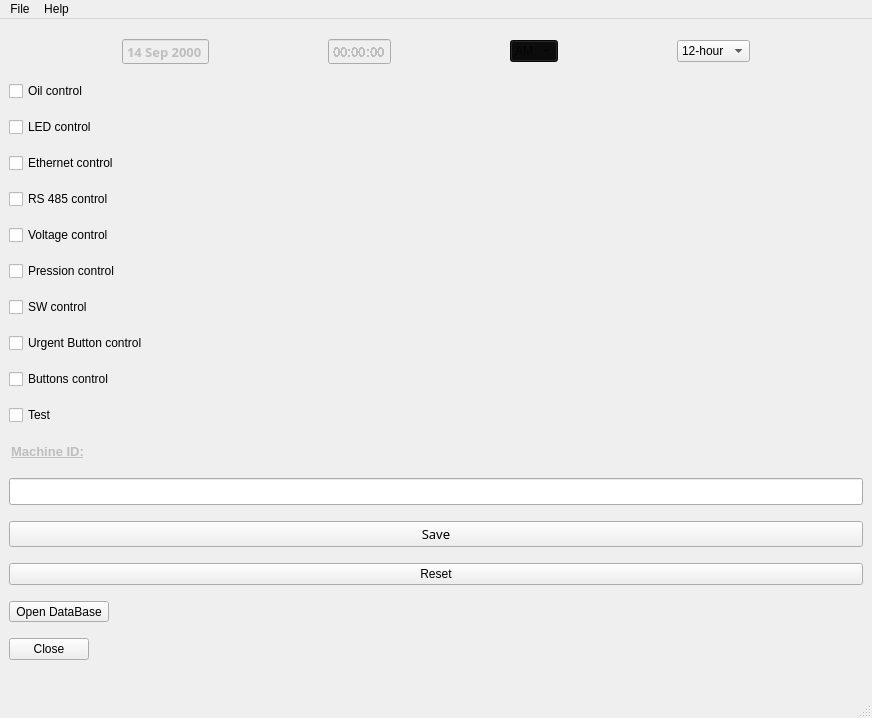
<?xml version="1.0" encoding="UTF-8"?>
<ui version="4.0">
 <class>MachineHealth</class>
 <widget class="QMainWindow" name="MachineHealth">
  <property name="geometry">
   <rect>
    <x>0</x>
    <y>0</y>
    <width>872</width>
    <height>718</height>
   </rect>
  </property>
  <property name="windowTitle">
   <string>Machine Check-Up</string>
  </property>
  <property name="documentMode">
   <bool>false</bool>
  </property>
  <property name="tabShape">
   <enum>QTabWidget::Rounded</enum>
  </property>
  <widget class="QWidget" name="centralwidget">
   <layout class="QVBoxLayout" name="verticalLayout">
    <item>
     <layout class="QHBoxLayout" name="horizontalLayout">
      <item>
       <widget class="QDateEdit" name="dateEdit">
        <property name="enabled">
         <bool>false</bool>
        </property>
        <property name="sizePolicy">
         <sizepolicy hsizetype="Maximum" vsizetype="Fixed">
          <horstretch>0</horstretch>
          <verstretch>0</verstretch>
         </sizepolicy>
        </property>
        <property name="font">
         <font>
          <family>Ebrima</family>
          <pointsize>10</pointsize>
          <weight>75</weight>
          <bold>true</bold>
         </font>
        </property>
        <property name="wrapping">
         <bool>false</bool>
        </property>
        <property name="buttonSymbols">
         <enum>QAbstractSpinBox::NoButtons</enum>
        </property>
        <property name="accelerated">
         <bool>false</bool>
        </property>
        <property name="minimumDate">
         <date>
          <year>2000</year>
          <month>9</month>
          <day>14</day>
         </date>
        </property>
        <property name="calendarPopup">
         <bool>false</bool>
        </property>
       </widget>
      </item>
      <item>
       <widget class="QTimeEdit" name="timeEdit">
        <property name="enabled">
         <bool>false</bool>
        </property>
        <property name="sizePolicy">
         <sizepolicy hsizetype="Maximum" vsizetype="Fixed">
          <horstretch>0</horstretch>
          <verstretch>0</verstretch>
         </sizepolicy>
        </property>
        <property name="font">
         <font>
          <family>Ebrima</family>
          <pointsize>10</pointsize>
          <weight>75</weight>
          <bold>true</bold>
          <stylestrategy>NoAntialias</stylestrategy>
         </font>
        </property>
        <property name="buttonSymbols">
         <enum>QAbstractSpinBox::NoButtons</enum>
        </property>
        <property name="correctionMode">
         <enum>QAbstractSpinBox::CorrectToPreviousValue</enum>
        </property>
        <property name="keyboardTracking">
         <bool>true</bool>
        </property>
        <property name="showGroupSeparator" stdset="0">
         <bool>false</bool>
        </property>
       </widget>
      </item>
      <item>
       <widget class="QComboBox" name="comboBox_HFormat">
        <property name="enabled">
         <bool>false</bool>
        </property>
        <property name="sizePolicy">
         <sizepolicy hsizetype="Maximum" vsizetype="Maximum">
          <horstretch>0</horstretch>
          <verstretch>0</verstretch>
         </sizepolicy>
        </property>
        <property name="palette">
         <palette>
          <active>
           <colorrole role="WindowText">
            <brush brushstyle="SolidPattern">
             <color alpha="255">
              <red>255</red>
              <green>255</green>
              <blue>255</blue>
             </color>
            </brush>
           </colorrole>
           <colorrole role="Button">
            <brush brushstyle="SolidPattern">
             <color alpha="255">
              <red>9</red>
              <green>8</green>
              <blue>8</blue>
             </color>
            </brush>
           </colorrole>
           <colorrole role="Light">
            <brush brushstyle="SolidPattern">
             <color alpha="255">
              <red>13</red>
              <green>12</green>
              <blue>12</blue>
             </color>
            </brush>
           </colorrole>
           <colorrole role="Midlight">
            <brush brushstyle="SolidPattern">
             <color alpha="255">
              <red>11</red>
              <green>10</green>
              <blue>10</blue>
             </color>
            </brush>
           </colorrole>
           <colorrole role="Dark">
            <brush brushstyle="SolidPattern">
             <color alpha="255">
              <red>4</red>
              <green>4</green>
              <blue>4</blue>
             </color>
            </brush>
           </colorrole>
           <colorrole role="Mid">
            <brush brushstyle="SolidPattern">
             <color alpha="255">
              <red>6</red>
              <green>5</green>
              <blue>5</blue>
             </color>
            </brush>
           </colorrole>
           <colorrole role="Text">
            <brush brushstyle="SolidPattern">
             <color alpha="255">
              <red>255</red>
              <green>255</green>
              <blue>255</blue>
             </color>
            </brush>
           </colorrole>
           <colorrole role="BrightText">
            <brush brushstyle="SolidPattern">
             <color alpha="255">
              <red>255</red>
              <green>255</green>
              <blue>255</blue>
             </color>
            </brush>
           </colorrole>
           <colorrole role="ButtonText">
            <brush brushstyle="SolidPattern">
             <color alpha="255">
              <red>255</red>
              <green>255</green>
              <blue>255</blue>
             </color>
            </brush>
           </colorrole>
           <colorrole role="Base">
            <brush brushstyle="SolidPattern">
             <color alpha="255">
              <red>0</red>
              <green>0</green>
              <blue>0</blue>
             </color>
            </brush>
           </colorrole>
           <colorrole role="Window">
            <brush brushstyle="SolidPattern">
             <color alpha="255">
              <red>9</red>
              <green>8</green>
              <blue>8</blue>
             </color>
            </brush>
           </colorrole>
           <colorrole role="Shadow">
            <brush brushstyle="SolidPattern">
             <color alpha="255">
              <red>0</red>
              <green>0</green>
              <blue>0</blue>
             </color>
            </brush>
           </colorrole>
           <colorrole role="AlternateBase">
            <brush brushstyle="SolidPattern">
             <color alpha="255">
              <red>4</red>
              <green>4</green>
              <blue>4</blue>
             </color>
            </brush>
           </colorrole>
           <colorrole role="ToolTipBase">
            <brush brushstyle="SolidPattern">
             <color alpha="255">
              <red>255</red>
              <green>255</green>
              <blue>220</blue>
             </color>
            </brush>
           </colorrole>
           <colorrole role="ToolTipText">
            <brush brushstyle="SolidPattern">
             <color alpha="255">
              <red>0</red>
              <green>0</green>
              <blue>0</blue>
             </color>
            </brush>
           </colorrole>
           <colorrole role="PlaceholderText">
            <brush brushstyle="SolidPattern">
             <color alpha="128">
              <red>255</red>
              <green>255</green>
              <blue>255</blue>
             </color>
            </brush>
           </colorrole>
          </active>
          <inactive>
           <colorrole role="WindowText">
            <brush brushstyle="SolidPattern">
             <color alpha="255">
              <red>255</red>
              <green>255</green>
              <blue>255</blue>
             </color>
            </brush>
           </colorrole>
           <colorrole role="Button">
            <brush brushstyle="SolidPattern">
             <color alpha="255">
              <red>9</red>
              <green>8</green>
              <blue>8</blue>
             </color>
            </brush>
           </colorrole>
           <colorrole role="Light">
            <brush brushstyle="SolidPattern">
             <color alpha="255">
              <red>13</red>
              <green>12</green>
              <blue>12</blue>
             </color>
            </brush>
           </colorrole>
           <colorrole role="Midlight">
            <brush brushstyle="SolidPattern">
             <color alpha="255">
              <red>11</red>
              <green>10</green>
              <blue>10</blue>
             </color>
            </brush>
           </colorrole>
           <colorrole role="Dark">
            <brush brushstyle="SolidPattern">
             <color alpha="255">
              <red>4</red>
              <green>4</green>
              <blue>4</blue>
             </color>
            </brush>
           </colorrole>
           <colorrole role="Mid">
            <brush brushstyle="SolidPattern">
             <color alpha="255">
              <red>6</red>
              <green>5</green>
              <blue>5</blue>
             </color>
            </brush>
           </colorrole>
           <colorrole role="Text">
            <brush brushstyle="SolidPattern">
             <color alpha="255">
              <red>255</red>
              <green>255</green>
              <blue>255</blue>
             </color>
            </brush>
           </colorrole>
           <colorrole role="BrightText">
            <brush brushstyle="SolidPattern">
             <color alpha="255">
              <red>255</red>
              <green>255</green>
              <blue>255</blue>
             </color>
            </brush>
           </colorrole>
           <colorrole role="ButtonText">
            <brush brushstyle="SolidPattern">
             <color alpha="255">
              <red>255</red>
              <green>255</green>
              <blue>255</blue>
             </color>
            </brush>
           </colorrole>
           <colorrole role="Base">
            <brush brushstyle="SolidPattern">
             <color alpha="255">
              <red>0</red>
              <green>0</green>
              <blue>0</blue>
             </color>
            </brush>
           </colorrole>
           <colorrole role="Window">
            <brush brushstyle="SolidPattern">
             <color alpha="255">
              <red>9</red>
              <green>8</green>
              <blue>8</blue>
             </color>
            </brush>
           </colorrole>
           <colorrole role="Shadow">
            <brush brushstyle="SolidPattern">
             <color alpha="255">
              <red>0</red>
              <green>0</green>
              <blue>0</blue>
             </color>
            </brush>
           </colorrole>
           <colorrole role="AlternateBase">
            <brush brushstyle="SolidPattern">
             <color alpha="255">
              <red>4</red>
              <green>4</green>
              <blue>4</blue>
             </color>
            </brush>
           </colorrole>
           <colorrole role="ToolTipBase">
            <brush brushstyle="SolidPattern">
             <color alpha="255">
              <red>255</red>
              <green>255</green>
              <blue>220</blue>
             </color>
            </brush>
           </colorrole>
           <colorrole role="ToolTipText">
            <brush brushstyle="SolidPattern">
             <color alpha="255">
              <red>0</red>
              <green>0</green>
              <blue>0</blue>
             </color>
            </brush>
           </colorrole>
           <colorrole role="PlaceholderText">
            <brush brushstyle="SolidPattern">
             <color alpha="128">
              <red>255</red>
              <green>255</green>
              <blue>255</blue>
             </color>
            </brush>
           </colorrole>
          </inactive>
          <disabled>
           <colorrole role="WindowText">
            <brush brushstyle="SolidPattern">
             <color alpha="255">
              <red>4</red>
              <green>4</green>
              <blue>4</blue>
             </color>
            </brush>
           </colorrole>
           <colorrole role="Button">
            <brush brushstyle="SolidPattern">
             <color alpha="255">
              <red>9</red>
              <green>8</green>
              <blue>8</blue>
             </color>
            </brush>
           </colorrole>
           <colorrole role="Light">
            <brush brushstyle="SolidPattern">
             <color alpha="255">
              <red>13</red>
              <green>12</green>
              <blue>12</blue>
             </color>
            </brush>
           </colorrole>
           <colorrole role="Midlight">
            <brush brushstyle="SolidPattern">
             <color alpha="255">
              <red>11</red>
              <green>10</green>
              <blue>10</blue>
             </color>
            </brush>
           </colorrole>
           <colorrole role="Dark">
            <brush brushstyle="SolidPattern">
             <color alpha="255">
              <red>4</red>
              <green>4</green>
              <blue>4</blue>
             </color>
            </brush>
           </colorrole>
           <colorrole role="Mid">
            <brush brushstyle="SolidPattern">
             <color alpha="255">
              <red>6</red>
              <green>5</green>
              <blue>5</blue>
             </color>
            </brush>
           </colorrole>
           <colorrole role="Text">
            <brush brushstyle="SolidPattern">
             <color alpha="255">
              <red>4</red>
              <green>4</green>
              <blue>4</blue>
             </color>
            </brush>
           </colorrole>
           <colorrole role="BrightText">
            <brush brushstyle="SolidPattern">
             <color alpha="255">
              <red>255</red>
              <green>255</green>
              <blue>255</blue>
             </color>
            </brush>
           </colorrole>
           <colorrole role="ButtonText">
            <brush brushstyle="SolidPattern">
             <color alpha="255">
              <red>4</red>
              <green>4</green>
              <blue>4</blue>
             </color>
            </brush>
           </colorrole>
           <colorrole role="Base">
            <brush brushstyle="SolidPattern">
             <color alpha="255">
              <red>9</red>
              <green>8</green>
              <blue>8</blue>
             </color>
            </brush>
           </colorrole>
           <colorrole role="Window">
            <brush brushstyle="SolidPattern">
             <color alpha="255">
              <red>9</red>
              <green>8</green>
              <blue>8</blue>
             </color>
            </brush>
           </colorrole>
           <colorrole role="Shadow">
            <brush brushstyle="SolidPattern">
             <color alpha="255">
              <red>0</red>
              <green>0</green>
              <blue>0</blue>
             </color>
            </brush>
           </colorrole>
           <colorrole role="AlternateBase">
            <brush brushstyle="SolidPattern">
             <color alpha="255">
              <red>9</red>
              <green>8</green>
              <blue>8</blue>
             </color>
            </brush>
           </colorrole>
           <colorrole role="ToolTipBase">
            <brush brushstyle="SolidPattern">
             <color alpha="255">
              <red>255</red>
              <green>255</green>
              <blue>220</blue>
             </color>
            </brush>
           </colorrole>
           <colorrole role="ToolTipText">
            <brush brushstyle="SolidPattern">
             <color alpha="255">
              <red>0</red>
              <green>0</green>
              <blue>0</blue>
             </color>
            </brush>
           </colorrole>
           <colorrole role="PlaceholderText">
            <brush brushstyle="SolidPattern">
             <color alpha="128">
              <red>255</red>
              <green>255</green>
              <blue>255</blue>
             </color>
            </brush>
           </colorrole>
          </disabled>
         </palette>
        </property>
        <property name="focusPolicy">
         <enum>Qt::ClickFocus</enum>
        </property>
        <property name="editable">
         <bool>false</bool>
        </property>
        <property name="maxVisibleItems">
         <number>10</number>
        </property>
        <property name="insertPolicy">
         <enum>QComboBox::InsertAtTop</enum>
        </property>
        <property name="sizeAdjustPolicy">
         <enum>QComboBox::AdjustToContentsOnFirstShow</enum>
        </property>
        <property name="minimumContentsLength">
         <number>1</number>
        </property>
        <property name="iconSize">
         <size>
          <width>16</width>
          <height>16</height>
         </size>
        </property>
        <property name="duplicatesEnabled">
         <bool>false</bool>
        </property>
        <property name="frame">
         <bool>true</bool>
        </property>
        <item>
         <property name="text">
          <string>AM</string>
         </property>
        </item>
        <item>
         <property name="text">
          <string>PM</string>
         </property>
        </item>
        <item>
         <property name="text">
          <string/>
         </property>
        </item>
       </widget>
      </item>
      <item>
       <widget class="QComboBox" name="comboBox">
        <property name="sizePolicy">
         <sizepolicy hsizetype="Maximum" vsizetype="Fixed">
          <horstretch>0</horstretch>
          <verstretch>0</verstretch>
         </sizepolicy>
        </property>
        <property name="font">
         <font>
          <pointsize>9</pointsize>
         </font>
        </property>
        <item>
         <property name="text">
          <string>12-hour</string>
         </property>
        </item>
        <item>
         <property name="text">
          <string>24-hour</string>
         </property>
        </item>
       </widget>
      </item>
     </layout>
    </item>
    <item>
     <widget class="QCheckBox" name="checkBox_Oil">
      <property name="text">
       <string>Oil control</string>
      </property>
     </widget>
    </item>
    <item>
     <widget class="QCheckBox" name="checkBox_LED">
      <property name="text">
       <string>LED control</string>
      </property>
     </widget>
    </item>
    <item>
     <widget class="QCheckBox" name="checkBox_Eth">
      <property name="text">
       <string>Ethernet control</string>
      </property>
     </widget>
    </item>
    <item>
     <widget class="QCheckBox" name="checkBox_RS485">
      <property name="text">
       <string>RS 485 control</string>
      </property>
     </widget>
    </item>
    <item>
     <widget class="QCheckBox" name="checkBox_Volt">
      <property name="text">
       <string>Voltage control</string>
      </property>
     </widget>
    </item>
    <item>
     <widget class="QCheckBox" name="checkBox_pression">
      <property name="text">
       <string>Pression control</string>
      </property>
     </widget>
    </item>
    <item>
     <widget class="QCheckBox" name="checkBox_7">
      <property name="text">
       <string>SW control</string>
      </property>
     </widget>
    </item>
    <item>
     <widget class="QCheckBox" name="checkBox_8">
      <property name="text">
       <string>Urgent Button control</string>
      </property>
     </widget>
    </item>
    <item>
     <widget class="QCheckBox" name="checkBox_9">
      <property name="text">
       <string>Buttons control</string>
      </property>
     </widget>
    </item>
    <item>
     <widget class="QCheckBox" name="checkBox_10">
      <property name="text">
       <string>Test</string>
      </property>
     </widget>
    </item>
    <item>
     <widget class="QLineEdit" name="lineEdit_2">
      <property name="enabled">
       <bool>false</bool>
      </property>
      <property name="sizePolicy">
       <sizepolicy hsizetype="Maximum" vsizetype="Fixed">
        <horstretch>0</horstretch>
        <verstretch>0</verstretch>
       </sizepolicy>
      </property>
      <property name="font">
       <font>
        <pointsize>10</pointsize>
        <weight>75</weight>
        <italic>false</italic>
        <bold>true</bold>
        <underline>true</underline>
       </font>
      </property>
      <property name="text">
       <string>Machine ID:</string>
      </property>
      <property name="frame">
       <bool>false</bool>
      </property>
     </widget>
    </item>
    <item>
     <widget class="QLineEdit" name="lineEdit">
      <property name="sizePolicy">
       <sizepolicy hsizetype="Minimum" vsizetype="Maximum">
        <horstretch>0</horstretch>
        <verstretch>0</verstretch>
       </sizepolicy>
      </property>
      <property name="font">
       <font>
        <pointsize>12</pointsize>
       </font>
      </property>
      <property name="tabletTracking">
       <bool>true</bool>
      </property>
     </widget>
    </item>
    <item>
     <widget class="QPushButton" name="pushButton_save">
      <property name="font">
       <font>
        <family>Microsoft YaHei</family>
        <pointsize>10</pointsize>
       </font>
      </property>
      <property name="text">
       <string>Save</string>
      </property>
     </widget>
    </item>
    <item>
     <widget class="QPushButton" name="pushButton_clear">
      <property name="font">
       <font>
        <family>MS Sans Serif</family>
        <pointsize>9</pointsize>
       </font>
      </property>
      <property name="text">
       <string>Reset</string>
      </property>
     </widget>
    </item>
    <item>
     <widget class="QToolButton" name="database_button">
      <property name="text">
       <string>Open DataBase</string>
      </property>
     </widget>
    </item>
    <item>
     <widget class="QPushButton" name="pushButton">
      <property name="sizePolicy">
       <sizepolicy hsizetype="Maximum" vsizetype="Fixed">
        <horstretch>0</horstretch>
        <verstretch>0</verstretch>
       </sizepolicy>
      </property>
      <property name="text">
       <string>Close</string>
      </property>
     </widget>
    </item>
   </layout>
  </widget>
  <widget class="QStatusBar" name="statusbar"/>
  <widget class="QMenuBar" name="menuBar">
   <property name="geometry">
    <rect>
     <x>0</x>
     <y>0</y>
     <width>872</width>
     <height>26</height>
    </rect>
   </property>
   <widget class="QMenu" name="menuFile">
    <property name="title">
     <string>File</string>
    </property>
    <addaction name="actionNew_2"/>
    <addaction name="actionOpen_2"/>
    <addaction name="separator"/>
    <addaction name="actionSave"/>
    <addaction name="separator"/>
    <addaction name="actionClose"/>
   </widget>
   <widget class="QMenu" name="menuHelp">
    <property name="title">
     <string>Help</string>
    </property>
    <addaction name="actionVersion"/>
    <addaction name="separator"/>
    <addaction name="actionContact_SOS"/>
   </widget>
   <addaction name="menuFile"/>
   <addaction name="menuHelp"/>
  </widget>
  <action name="actionNew_2">
   <property name="text">
    <string>New</string>
   </property>
  </action>
  <action name="actionOpen_2">
   <property name="text">
    <string>Open DataBase</string>
   </property>
  </action>
  <action name="actionSave">
   <property name="text">
    <string>Save</string>
   </property>
  </action>
  <action name="actionClose">
   <property name="text">
    <string>Quit</string>
   </property>
  </action>
  <action name="actionVersion">
   <property name="text">
    <string>Info</string>
   </property>
  </action>
  <action name="actionContact_SOS">
   <property name="text">
    <string>Contact ASS</string>
   </property>
  </action>
 </widget>
 <resources/>
 <connections/>
</ui>
